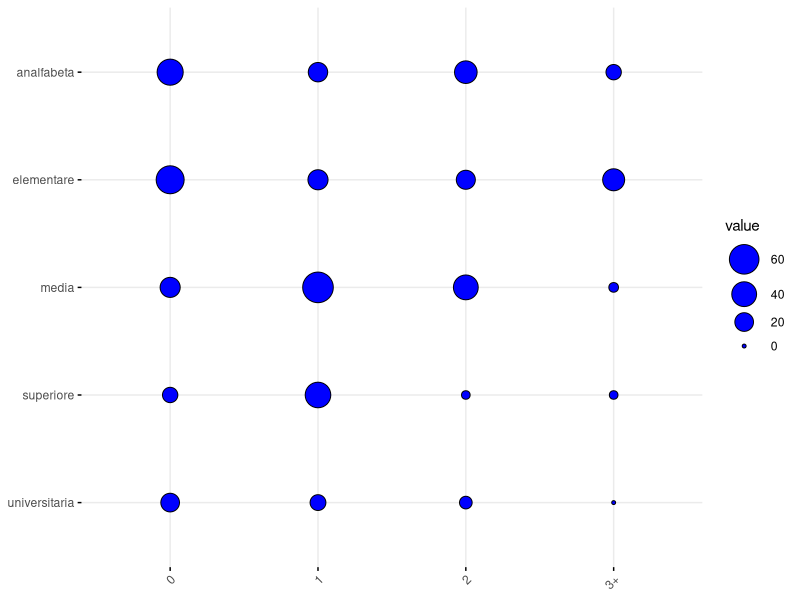
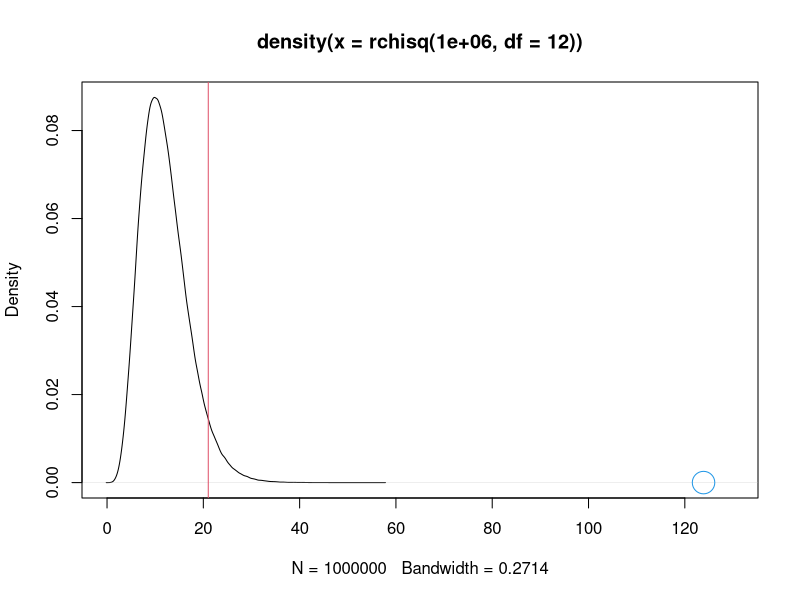
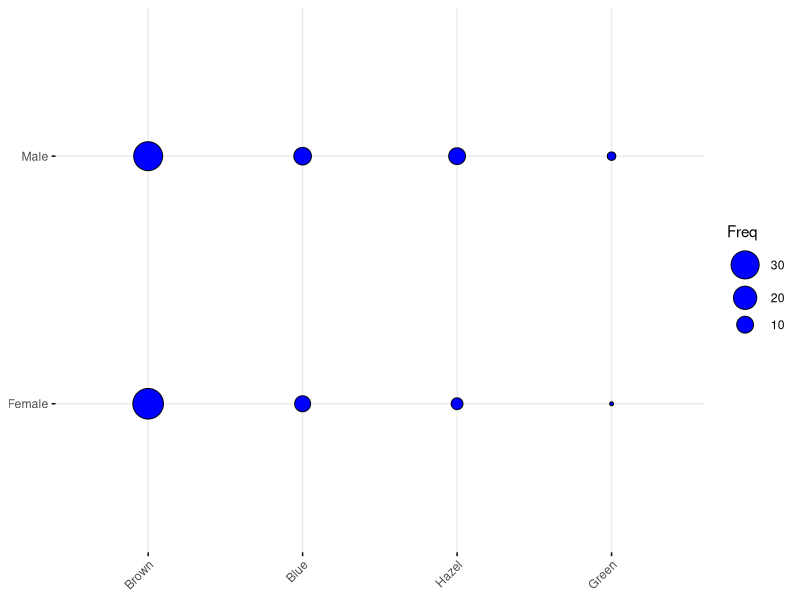

Recreate these plots in R, in order.
#tabella di frequenze congiunte
#i dati si riferiscono al numero di figli rispetto a livello di istruzione
# si crea la tabelal di contingeza
tabella <- matrix(data = c(45,22,32,12,
                           53,24,21,30,
                           24,65,40,3,
                           12,43,2,2,
                           20,13,7,0),
                  nrow = 5,
                  ncol = 4,
                  byrow = T)

#etichette di colonna e di riga
colnames(tabella)<- c("0","1","2","3+")

row.names(tabella) <- c("analfabeta",
                        "elementare",
                        "media",
                        "superiore",
                        "universitaria")
#per una rappresentazione grafica delle frequenze congiunte
#estensione ggplot pernette costruire baloon plot

install.packages("ggpubr") 
ggpubr::ggballoonplot(data=as.data.frame(tabella),
                      fill="blue")
#se ci sono pattern diagonali di capisce che c'è associzione tra le due variabili
#se le variabili sono indipendenti i palloncini dovrbbero essere tutti grandi uguali


#restituisce le distribuzioni marginali delle varabili, sono i totali dir gia e colonna
margin.table(tabella,1) #restituisce i totali di riga
margin.table(tabella,2) #restituisce i totali di colonna
margin.table(tabella) #restituisce il totale della tabella

##creo tabella delle frequenze attese
attese<- tabella

for(i in 1:nrow(tabella)){
  for(j in 1:ncol(tabella)){
    
    attese[i,j] <- margin.table(tabella,1)[i] * margin.table(tabella,2)[j] / margin.table(tabella)
    
  }
}

#calcolo della statistica test xquadro
osservate<-tabella
sum((osservate-attese)^2/attese) #calcolo x_quadro

#visualizzo una distribuzione chi quadro
plot(density(rchisq(1000000,df = 12)),xlim=c(0,130))
#visualizzo la linea retta del valore soglia corrispondente a un valore di significatività del 5% al 95%
abline(v=qchisq(0.95,12),col=2)
#calcolo valore della statistica test
points(123.89,0,cex=3,col=4)
#il valore è maggiore e quindi si rifiuta l'ipotesi nulla di indipendenza e 
#quindi c'è un'associazione statistica tra le due variabili

#funzione che calcola direttamente il chi_quadro
test.indipendenza<- chisq.test(tabella)
#il p-value è più piccolo di alfa e quinfi, lìipotsi nulla viene scartata

#calcola frequenxe attese
test.indipendenza$expected


#applichiamo il test chi quadro su altro dato
#colore occhi e sesso sono le variabili di cui si vuole verificare la dipendenza
dati<-HairEyeColor[1,,]
#alcuni colori degli occhi sono più rari, ma non diffeenza netta tra colore cohi femmine e maschi, 
#ma i pallini sono sempre grandi uguali
ggpubr::ggballoonplot(data=as.data.frame(dati),
                      fill="blue")
chisq.test(dati)
#il valore si 2.16 ha p value di 0.54 e quindi non si rifiuta l'ipotesi nulla e le varibil sono indipendenti


tabella <- as.table(tabella)

countsToCases <- function(x, countcol = "Freq") {
  # Get the row indices to pull from x
  idx <- rep.int(seq_len(nrow(x)), x[[countcol]])
  
  # Drop count column
  x[[countcol]] <- NULL
  
  # Get the rows from x
  x[idx, ]
}


dati_long <- countsToCases(as.data.frame(tabella))
colnames(dati_long)<-c("Istruzione","N.figli")
chisq.test( table(dati_long))

cor.test(as.numeric(dati_long$Istruzione),
    as.numeric(dati_long$N.figli),
    method = "kendall")

